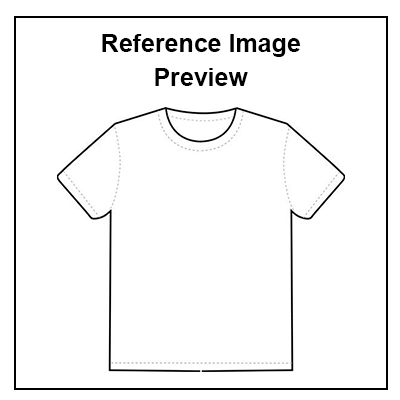
#> input picture Assets/src/ref_img_thumb.jpg, 400 x 400 px; its folder holds only this picture in this run
$ python -i segment_matching.py   (imports and definitions only)
#> lines starting #> are read from the running program, lines starting #| are printed output that depends on the picture; after the words box and inside, x2 and y2 are one past the last pixel; in counts of white or black regions, pixels touching at a corner belong together
#> further down, picture is the input picture: shape (400, 400, 3); min 0, max 255, mean 243.5
import os
from os import walk
import csv
import math
import ast
from pprint import pprint
import shutil
import numpy as np
import cv2

# base_path = "H:/FYP/Piu/work"
# img_name = "3"

def get_center_details(img):
    # img = cv2.resize(img,(1000,1000))
    imgray = cv2.cvtColor(img, cv2.COLOR_BGR2GRAY)
    ret, thresh = cv2.threshold(imgray, 127, 255, 0)
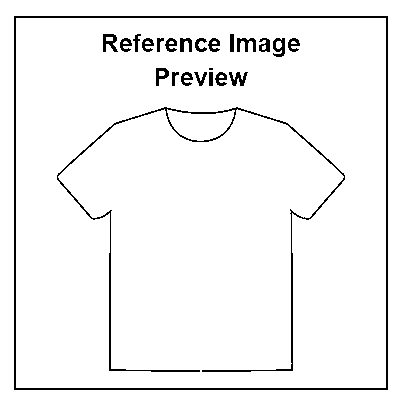
#> thresh: shape (400, 400); 95.7% white; black in thin lines or dots, all inside (x1, y1, x2, y2) = (14, 16, 388, 390)
    contours, hierarchy = cv2.findContours(thresh, cv2.RETR_TREE, cv2.CHAIN_APPROX_NONE)[-2:]
#> contours = 38 contours, 11 with area under 20; largest, box (x1, y1, x2, y2) and area: (0, 0, 400, 400) 159201, (13, 15, 389, 391) 140623, (16, 18, 386, 388) 136161, (56, 106, 346, 373) 4224, (167, 109, 235, 141) 1360
    largest = contours[0]
#> largest = contour of 1596 points, box (x1, y1, x2, y2) (0, 0, 400, 400), area 159201
    for contour in contours:
        if cv2.contourArea(largest) < cv2.contourArea(contour):
            largest = contour
#> this loop made 38 passes

    M = cv2.moments(largest)
#> M = moments, m00 159201, centre m10/m00, m01/m00 = (199.5, 199.5)

    cX = int(M["m10"] / M["m00"])
#> cX = 199
    cY = int(M["m01"] / M["m00"])
#> cY = 199

    # cv2.line(img, (cX, y), (cX,cY), (0, 255, 0), 4)
    # cv2.circle(img, (cX, cY), 3, (0, 0, 255), -1)

    rect = cv2.minAreaRect(largest)
#> rect = ((199.5, 199.5), (399, 399), -90)

    box = cv2.boxPoints(rect)
#> box = [[399, 399], [-1.22e-14, 399], [0, 0], [399, 0]]
    box = np.int0(box)
#> box = [[399, 399], [0, 399], [0, 0], [399, 0]]
    cv2.drawContours(img, [box], 0, (0, 0, 255), 2)
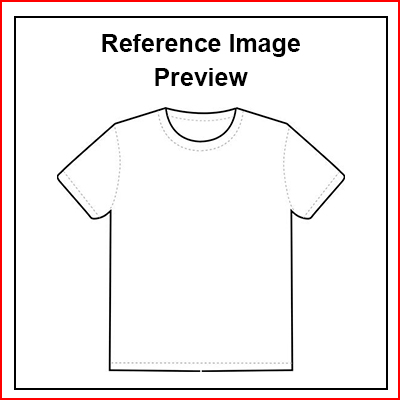
#> img: shape (400, 400, 3); 1.99% of pixels changed, all inside (x1, y1, x2, y2) = (0, 0, 400, 400)

    # cv2.imshow('image',img)
    # cv2.waitKey()
    return cX,cY, abs(rect[2])

# [481 lines left out: functions check_is_offset, doSegmentMatching, matchShape, copyAndRename, saveMatchingSegments, not called in this run]

>>> import cv2
>>> picture = cv2.imread('Assets/src/ref_img_thumb.jpg')
>>> result = get_center_details(picture)
#> result = (199, 199, 90)

$ run again, on Assets/src/textured_sample_thumb.jpg
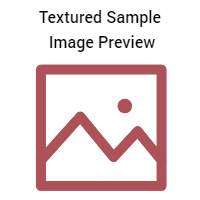
#> input picture Assets/src/textured_sample_thumb.jpg, 200 x 200 px
#> picture is the input picture: shape (200, 200, 3); mean B, G, R 222.6, 221.4, 236.3
#> in get_center_details, `ret, thresh = cv2.threshold(imgray, 127, 255, 0)`:
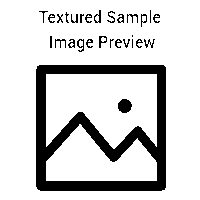
#> thresh: shape (200, 200); 82.5% white; 29 black regions (5 under 20 px)
#> contours = 47 contours, 14 with area under 20; largest, box (x1, y1, x2, y2) and area: (0, 0, 200, 200) 39601, (35, 64, 167, 192) 16608, (46, 74, 157, 149) 6254, (46, 124, 157, 181) 3718, (117, 98, 133, 114) 172
#> largest = contour of 796 points, box (x1, y1, x2, y2) (0, 0, 200, 200), area 39601
#> the loop in get_center_details, `for contour in contours:` made 47 passes
#> contour on passes 11, 15, 18: [[139, 40], [138, 41], [139, 41], [140, 41]], [[118, 40], [117, 41], [118, 41], [119, 41]], [[89, 40], [88, 41], [89, 41], [90, 41]]
#> M = moments, m00 39601, centre m10/m00, m01/m00 = (99.5, 99.5)
#> cX = 99
#> rect = ((99.5, 99.5), (199, 199), -90)
#> in get_center_details, `box = cv2.boxPoints(rect)`: box = [[199, 199], [-6.09e-15, 199], [0, 0], [199, 0]]
#> in get_center_details, `box = np.int0(box)`: box = [[199, 199], [0, 199], [0, 0], [199, 0]]
#> in get_center_details, `cv2.drawContours(img, [box], 0, (0, 0, 255), 2)`:
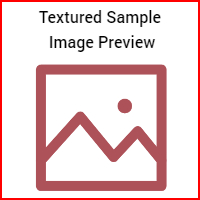
#> img: shape (200, 200, 3); 3.96% of pixels changed, all inside (x1, y1, x2, y2) = (0, 0, 200, 200)
#> result = (99, 99, 90)
